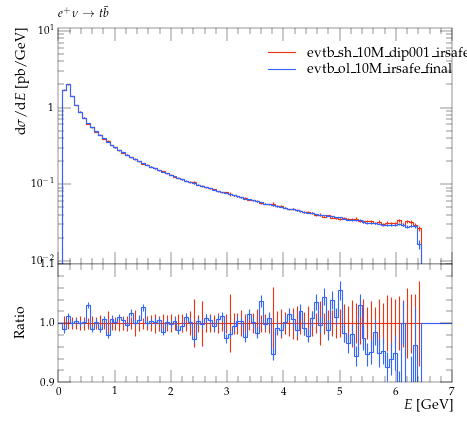

This figure's Python source:
#! /usr/bin/env python

# This Python script was auto-generated using YODA v2.0.0.
# Analysis object: /evtb/inc_jg_e
# Timestamp: 16-04-2024 (14:02:27)

import matplotlib as mpl
import matplotlib.pyplot as plt
mpl.use('Agg') # comment out for interactive use
import os
import numpy as np

plotDir = os.path.split(os.path.realpath(__file__))[0]
if 'YODA_USER_PLOT_PATH' in globals():
    plot_outdir = globals()['YODA_USER_PLOT_PATH']
else:
    plot_outdir = plotDir

#plot style
plt.style.use(os.path.join(plotDir, '../default.mplstyle'))
# plot metadata
figW, figH = plt.rcParams['figure.figsize']
ax_xLabel = r'$E$ [GeV]'
ax_yLabel = r'$\mathrm{d}\sigma / \mathrm{d} E$ [pb/GeV]'
ax_title  = r'$e^+ \nu \to t \bar b$'
ax_xScale = 'linear'
ax_yScale = 'log'
xLims = (0.0, 7.0)
yLims = (0.009000000000000001, 11.0)

# TeX-friendly labels for the legend
labels = [ r"evtb\_sh\_10M\_dip001\_irsafe\_final", r"evtb\_ol\_10M\_irsafe\_final" ]

# Create figure and axis objects
fig, (ax, ratio0_ax) = plt.subplots(2, 1, sharex=True,
                  figsize=(figW,figH), gridspec_kw={'height_ratios': (2, 1)})
ratio0_ax.yaxis.set_major_locator(mpl.ticker.MultipleLocator(0.1))
ratio0_ax.set_ylim(0.9, 1.1)
ratio0_ax.set_ylabel('Ratio')

# LineColor map: curve index -> color
linecolors = {0: '#EE3311', 1: '#3366FF'}
# the numerical data is stored in a separate file
dataf = dict()
prefix = os.path.split(__file__)[0]
if prefix:    prefix = prefix + '/'
exec(open(prefix+'inc_jg_e__data.py').read(), dataf)


legend_handles = [] # keep track of handles for the legend

# style options for curves
# starts at zorder>=5 to draw curve on top of legend
styles = {
  'curve0': {
    'color' : linecolors[0],
    'linestyle' : '-',
    'marker' : 'o',
    'zorder' : 5,
    'histstyle' : True,
  },
  'curve1': {
    'color' : linecolors[1],
    'linestyle' : '-',
    'marker' : 'o',
    'zorder' : 6,
    'histstyle' : True,
  },
}
# curve from input yoda files in main panel
for label in dataf['yvals'].keys():
    if all(np.isnan(v) for v in dataf['yvals'][label]):
        continue
    tmp = None
    if styles[label]['histstyle']: # draw as histogram
        tmp, = ax.plot(dataf['xedges'], dataf['yedges'][label],
                       color=styles[label]['color'],
                       linestyle=styles[label]['linestyle'],
                       drawstyle='steps-pre', solid_joinstyle='miter',
                       zorder=styles[label]['zorder'], label=label)
        ax.errorbar(dataf['xpoints'], dataf['yvals'][label], color=styles[label]['color'],
                    xerr=dataf['xerrs'], yerr=[dataf['ydowns'][label], dataf['yups'][label]],
                    linestyle='none', zorder=styles[label]['zorder'])
    else: # draw as scatter
        tmp = ax.errorbar(dataf['xpoints'], dataf['yvals'][label],
                          xerr=dataf['xerrs'],
                          yerr=[ dataf['ydowns'][label],
                          dataf['yups'][label] ],
                          fmt=styles[label]['marker'],
                          ecolor=styles[label]['color'],
                          color=styles[label]['color'], zorder=2)
        tmp[-1][0].set_linestyle(styles[label]['linestyle'])
    legend_handles += [tmp]
    for varLabel in dataf['variation_yvals'].keys():
        if varLabel.startswith(label):
            tmp, = ax.plot(dataf['xedges'], dataf['variation_yvals'][varLabel],
                           color=styles[label]['color'],
                           linestyle=styles[label]['linestyle'],
                           drawstyle='steps-pre', solid_joinstyle='miter',
                           zorder=styles[label]['zorder'], alpha=0.5)


# plots on ratio panel
# curve from input yoda files in ratio panel
for label, yvals in dataf['ratio0_yvals'].items():
    if all(np.isnan(v) for v in yvals):
        continue
    if styles[label]['histstyle']: # plot as histogram
        ratio0_ax.plot(dataf['xedges'], yvals,
                       color=styles[label]['color'],
                       linestyle=styles[label]['linestyle'],
                       drawstyle='steps-pre', zorder=1,
                       solid_joinstyle='miter')
        ratio0_ax.vlines(dataf['xpoints'],
                         dataf['ratio0_ymin'][label],
                         dataf['ratio0_ymax'][label],
                         color=styles[label]['color'], zorder=1)
    else: # plot as scatter
        tmp = ratio0_ax.errorbar(dataf['xpoints'],
                                 yvals, xerr=dataf['xerrs'],
                                 yerr=dataf['ratio0_yerrs'][label],
                                 fmt=styles[label]['marker'],
                                 ecolor=styles[label]['color'],
                                 color=styles[label]['color'])
        tmp[-1][0].set_linestyle(styles[label]['linestyle'])

    for varlabel in dataf['ratio0_variation_vals'].keys():
        if varlabel.startswith(label):
            ratio0_ax.plot(dataf['xedges'],
                            dataf['ratio0_variation_vals'][varlabel],
                            color=styles[label]['color'],
                            linestyle=styles[label]['linestyle'],
                            drawstyle='steps-pre', solid_joinstyle='miter',
                            zorder=1, alpha=0.5)

legend_pos = (0.5, 0.97)
ax.legend(legend_handles, labels, loc='upper left', bbox_to_anchor=legend_pos)

# set plot metadata as defined above
ratio0_ax.set_xlabel(ax_xLabel)
ratio0_ax.xaxis.set_label_coords(1., -.15)
ax.set_ylabel(ax_yLabel, loc='top')
ax.set_title(ax_title, loc='left')
ax.set_xscale(ax_xScale)
ax.set_yscale(ax_yScale)
ax.set_xlim(xLims)
ax.set_ylim(yLims)

# tick formatting
plt.rcParams['xtick.top'] = True
plt.rcParams['ytick.right'] = True
ax.yaxis.set_major_locator(mpl.ticker.LogLocator(base=10.0, numticks=np.inf))
ax.yaxis.set_minor_locator(mpl.ticker.LogLocator(
                           base=10.0, subs=np.arange(0.1, 1, 0.1), numticks=np.inf))
fig.align_ylabels((ax, ratio0_ax))
plt.savefig(os.path.join(plot_outdir, 'inc_jg_e.pdf'), format='PDF')
plt.savefig(os.path.join(plot_outdir, 'inc_jg_e.png'), format='PNG')

plt.close(fig)
